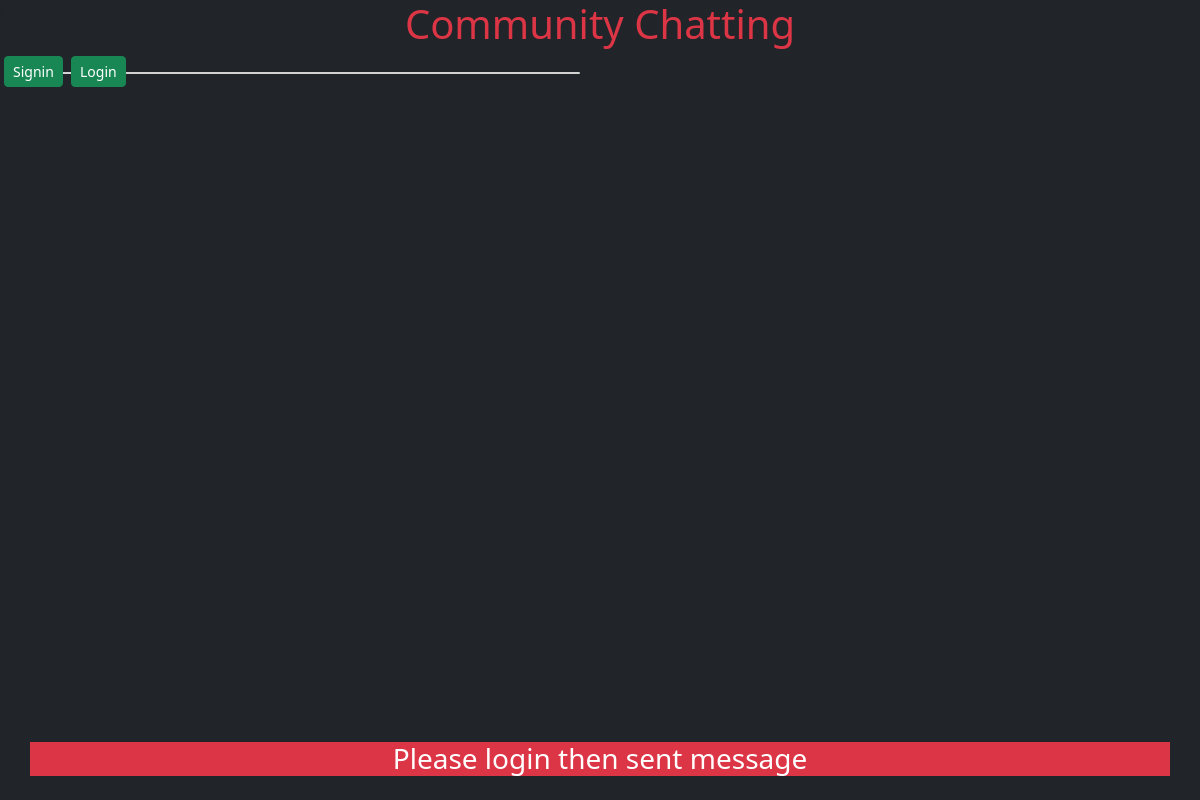
The app's page /, older data.
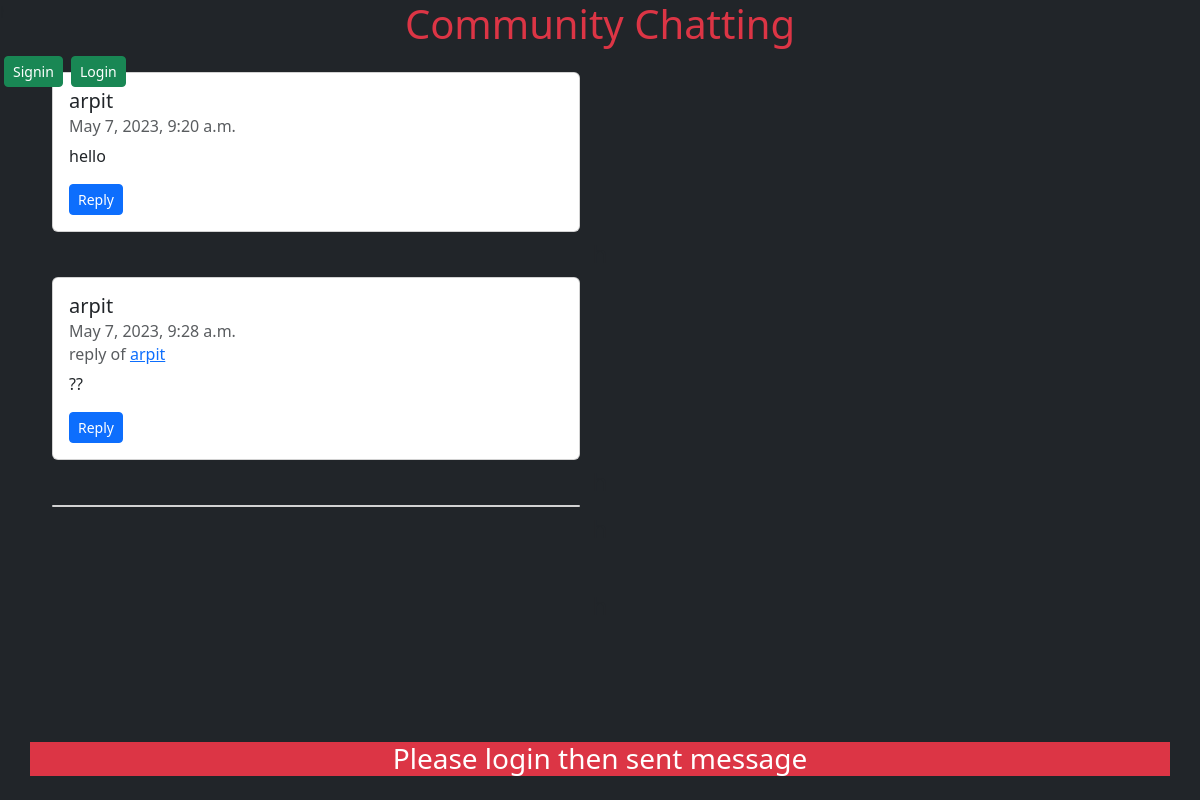
The same page, newer data.
### chj/models.py (models this page shows)
class Chatting(models.Model):
    cuser = models.ForeignKey(User, on_delete=models.CASCADE, related_name="chatuser")
    cusrep = models.ForeignKey('self', on_delete=models.CASCADE, null=True)
    chattts = models.CharField(max_length=1000000)
    useridhtml = models.CharField(max_length=1000000, null=True)
    timestamp = models.DateTimeField(default=now)
    def __str__(self):
        return self.cuser.username

### chj/views.py (the view)
# urls.py: 2. Add a URL to urlpatterns:  path('', views.home, name='home')
def home(request):
    chsud = Chatting.objects.order_by("timestamp")
    lusch = Chatting.objects.last()
    userr = request.user
    return render(request, "chat.html", {"userschat": chsud, "lchsd": lusch, "main_user":userr})

### templates/chat.html (shortened to what this page needs)
{% extends 'index.html' %}
{% block bd %}
{% load mathfilters %}
<p id="h">h</p>
<div class="container my-5">
    {% for n in userschat %}
    {% if request.user.username == n.cuser.username %}
    <div class="card" id="chat-log" style="width: 33rem; margin-left: 570px;">
        {% else %}
        <div class="card" style="width: 33rem; margin-left: 10px;">
            {% endif %}
            <div class="card-body" id="{{n.cuser.username}}">
                <h5 class="card-title" id="ld{{forloop.counter}}">{{n.cuser.username}}</h5>
                <h6 class="card-subtitle mb-2 text-muted">{{n.timestamp}}
                </h6>
                {% if n.cusrep %}
                <h6 class="card-subtitle mb-2 text-muted">reply of
                <a {% if n.useridhtml == "1" %}
                    href="#h"
                {% else %}
                    href="#ld{{n.useridhtml|sub:1}}"
                {% endif %} >{{n.cusrep}}</a></h6>
                {% endif %}
                <p class="card-text">{{n.chattts}}</p>
                <button class="btn btn-primary btn-sm" id="button" onclick="t({{forloop.counter}})">
                    Reply
                </button>
            </div>
        </div>
        <h4 class="row d-flex justify-content-center mt-2 mx-2">h</h4>
        {% endfor %}
        <div class="card" style="width: 33rem; margin-left: 10px;" id="cchh"></div>
        <h4 class="row d-flex justify-content-center mt-2 mx-2">h</h4>
    </div>
    <h4 class="row d-flex justify-content-center mt-1 mx-2">h</h4>
    {% if user.is_authenticated %}
        <div class="container mt-1 fixed-bottom bg-dark">
            <label for="chat-message-input" class="form-label text-white">Your chat box here</label>
            <input type="text" class="form-control" placeholder="enter here" name="user_chatter" maxlength="999999"  id="messagee">
            <input type="text" name="r" value="" id="r" hidden>
            <button type="submit" class="btn btn-primary" onclick="sendMessage()">Send</button>
        </div>
</div>
{% else %}
<div class="container my-3 fixed-bottom">
    <h3 class="row d-flex justify-content-center bg-danger text-white">Please login then sent message</h3>
</div>
{% endif %}
{% endblock %}

### templates/index.html (shortened to what this page needs)
<!doctype html>
<html lang="en">
<head>
    <link href="https://cdn.jsdelivr.net/npm/bootstrap@5.3.0-alpha3/dist/css/bootstrap.min.css" rel="stylesheet"
>
</head>
<body hx-ext="ws" ws-connect="/ws/" class="bg-dark">
    <div>
        <div class="fixed-top mb-3">
            <h1 class="row d-flex justify-content-center bg-dark text-danger mx-1">Community Chatting</h1>
            {% if user.is_authenticated %}
            <a href="/user_logout/" class="btn btn-success btn-sm mx-2 float-right">Logout</a>
            {% else %}
            <button type="button" class="btn btn-success btn-sm mx-1" data-bs-toggle="modal"
                data-bs-target="#signModal">
                Signin
            </button>
            <button type="button" class="btn btn-success btn-sm" data-bs-toggle="modal" data-bs-target="#loginModal">
                Login
            </button>
            {% endif %}
        </div>
    </div>
    <div id="wrapper">
        {% block bd %}
        {% endblock bd %}
    </div>
</body>
</html>

Row changes from the older to the newer data that the page shows:
added Chatting: cuser.username "arpit", timestamp "May 7, 2023, 9:20 a.m.", chattts "hello"
added Chatting: cuser.username "arpit", timestamp "May 7, 2023, 9:28 a.m.", cusrep "arpit", chattts "??"
